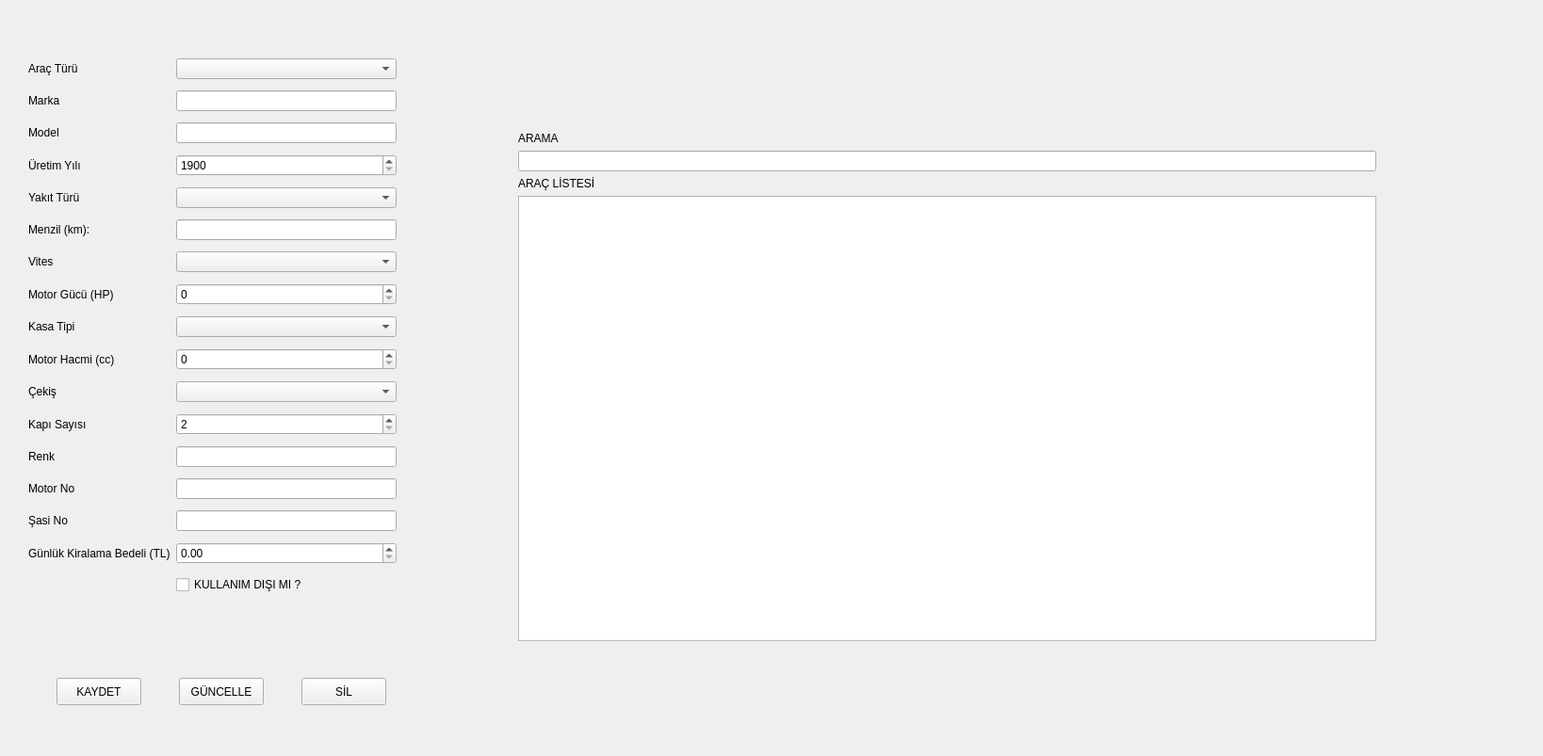
<?xml version="1.0" encoding="UTF-8"?>
<ui version="4.0">
 <class>AracFormu</class>
 <widget class="QWidget" name="AracFormu">
  <property name="geometry">
   <rect>
    <x>0</x>
    <y>0</y>
    <width>1638</width>
    <height>803</height>
   </rect>
  </property>
  <property name="windowTitle">
   <string>Araç Bilgileri</string>
  </property>
  <widget class="QWidget" name="layoutWidget">
   <property name="geometry">
    <rect>
     <x>30</x>
     <y>56</y>
     <width>391</width>
     <height>593</height>
    </rect>
   </property>
   <layout class="QGridLayout" name="gridLayout_2">
    <item row="0" column="0">
     <widget class="QLabel" name="label">
      <property name="text">
       <string>Araç Türü</string>
      </property>
     </widget>
    </item>
    <item row="16" column="1">
     <widget class="QCheckBox" name="chk_kullanim_disi">
      <property name="text">
       <string>KULLANIM DIŞI MI ?</string>
      </property>
     </widget>
    </item>
    <item row="4" column="0">
     <widget class="QLabel" name="label_5">
      <property name="text">
       <string>Yakıt Türü</string>
      </property>
     </widget>
    </item>
    <item row="8" column="1">
     <widget class="QComboBox" name="cmb_kasa_tipi"/>
    </item>
    <item row="15" column="1">
     <widget class="QDoubleSpinBox" name="spin_gunluk_bedel">
      <property name="maximum">
       <double>999999999999999.000000000000000</double>
      </property>
     </widget>
    </item>
    <item row="6" column="1">
     <widget class="QComboBox" name="cmb_vites"/>
    </item>
    <item row="14" column="1">
     <widget class="QLineEdit" name="txt_sasi_no"/>
    </item>
    <item row="8" column="0">
     <widget class="QLabel" name="label_8">
      <property name="text">
       <string>Kasa Tipi</string>
      </property>
     </widget>
    </item>
    <item row="2" column="0">
     <widget class="QLabel" name="label_3">
      <property name="text">
       <string>Model</string>
      </property>
     </widget>
    </item>
    <item row="3" column="0">
     <widget class="QLabel" name="label_4">
      <property name="text">
       <string>Üretim Yılı</string>
      </property>
     </widget>
    </item>
    <item row="11" column="0">
     <widget class="QLabel" name="label_11">
      <property name="text">
       <string>Kapı Sayısı</string>
      </property>
     </widget>
    </item>
    <item row="11" column="1">
     <widget class="QSpinBox" name="spin_kapi">
      <property name="minimum">
       <number>2</number>
      </property>
      <property name="maximum">
       <number>5</number>
      </property>
     </widget>
    </item>
    <item row="6" column="0">
     <widget class="QLabel" name="label_6">
      <property name="text">
       <string>Vites</string>
      </property>
     </widget>
    </item>
    <item row="7" column="0">
     <widget class="QLabel" name="label_7">
      <property name="text">
       <string>Motor Gücü (HP)</string>
      </property>
     </widget>
    </item>
    <item row="1" column="1">
     <widget class="QLineEdit" name="txt_marka"/>
    </item>
    <item row="12" column="0">
     <widget class="QLabel" name="label_12">
      <property name="text">
       <string>Renk</string>
      </property>
     </widget>
    </item>
    <item row="9" column="1">
     <widget class="QSpinBox" name="spin_motor_hacmi">
      <property name="maximum">
       <number>20000</number>
      </property>
     </widget>
    </item>
    <item row="7" column="1">
     <widget class="QSpinBox" name="spin_motor_gucu">
      <property name="maximum">
       <number>20000</number>
      </property>
     </widget>
    </item>
    <item row="9" column="0">
     <widget class="QLabel" name="label_9">
      <property name="text">
       <string>Motor Hacmi (cc)</string>
      </property>
     </widget>
    </item>
    <item row="15" column="0">
     <widget class="QLabel" name="label_15">
      <property name="text">
       <string>Günlük Kiralama Bedeli (TL)</string>
      </property>
     </widget>
    </item>
    <item row="0" column="1">
     <widget class="QComboBox" name="cmb_arac_turu"/>
    </item>
    <item row="14" column="0">
     <widget class="QLabel" name="label_14">
      <property name="text">
       <string>Şasi No</string>
      </property>
     </widget>
    </item>
    <item row="1" column="0">
     <widget class="QLabel" name="label_2">
      <property name="text">
       <string>Marka</string>
      </property>
     </widget>
    </item>
    <item row="13" column="1">
     <widget class="QLineEdit" name="txt_motor_no"/>
    </item>
    <item row="10" column="0">
     <widget class="QLabel" name="label_10">
      <property name="text">
       <string>Çekiş</string>
      </property>
     </widget>
    </item>
    <item row="12" column="1">
     <widget class="QLineEdit" name="txt_renk"/>
    </item>
    <item row="10" column="1">
     <widget class="QComboBox" name="cmb_cekis"/>
    </item>
    <item row="4" column="1">
     <widget class="QComboBox" name="cmb_yakit_turu"/>
    </item>
    <item row="3" column="1">
     <widget class="QSpinBox" name="spin_uretim_yili">
      <property name="minimum">
       <number>1900</number>
      </property>
      <property name="maximum">
       <number>2100</number>
      </property>
     </widget>
    </item>
    <item row="13" column="0">
     <widget class="QLabel" name="label_13">
      <property name="text">
       <string>Motor No</string>
      </property>
     </widget>
    </item>
    <item row="2" column="1">
     <widget class="QLineEdit" name="txt_model"/>
    </item>
    <item row="5" column="0">
     <widget class="QLabel" name="lbl_menzil">
      <property name="text">
       <string>Menzil (km):</string>
      </property>
     </widget>
    </item>
    <item row="5" column="1">
     <widget class="QLineEdit" name="txt_menzil"/>
    </item>
   </layout>
  </widget>
  <widget class="QPushButton" name="btn_kaydet">
   <property name="geometry">
    <rect>
     <x>60</x>
     <y>720</y>
     <width>90</width>
     <height>29</height>
    </rect>
   </property>
   <property name="text">
    <string>KAYDET</string>
   </property>
  </widget>
  <widget class="QPushButton" name="btn_guncelle">
   <property name="geometry">
    <rect>
     <x>190</x>
     <y>720</y>
     <width>90</width>
     <height>29</height>
    </rect>
   </property>
   <property name="text">
    <string>GÜNCELLE</string>
   </property>
  </widget>
  <widget class="QPushButton" name="btn_sil">
   <property name="geometry">
    <rect>
     <x>320</x>
     <y>720</y>
     <width>90</width>
     <height>29</height>
    </rect>
   </property>
   <property name="text">
    <string>SİL</string>
   </property>
  </widget>
  <widget class="QWidget" name="layoutWidget">
   <property name="geometry">
    <rect>
     <x>550</x>
     <y>140</y>
     <width>911</width>
     <height>541</height>
    </rect>
   </property>
   <layout class="QGridLayout" name="gridLayout">
    <item row="4" column="0">
     <widget class="QLabel" name="label_17">
      <property name="text">
       <string>ARAÇ LİSTESİ</string>
      </property>
     </widget>
    </item>
    <item row="1" column="0">
     <widget class="QLineEdit" name="txt_arama"/>
    </item>
    <item row="5" column="0">
     <widget class="QTableWidget" name="tbl_liste"/>
    </item>
    <item row="0" column="0">
     <widget class="QLabel" name="label_16">
      <property name="text">
       <string>ARAMA</string>
      </property>
     </widget>
    </item>
   </layout>
  </widget>
 </widget>
 <resources/>
 <connections/>
</ui>
